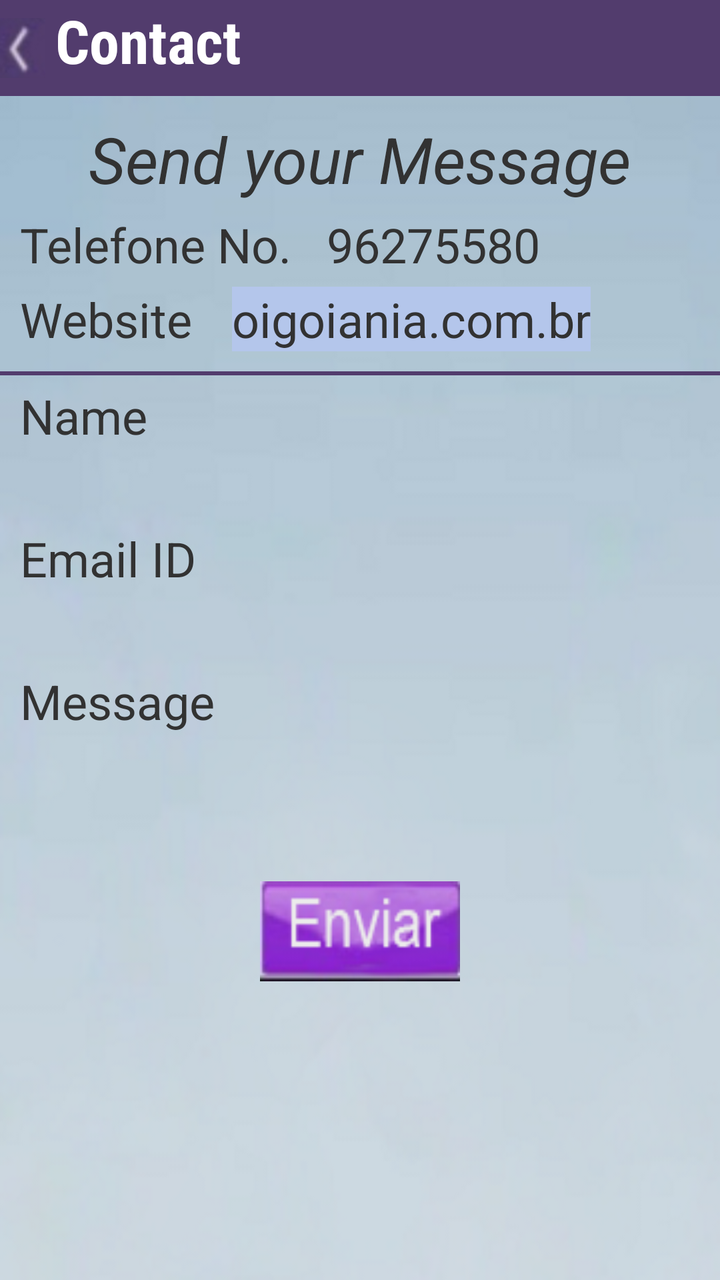
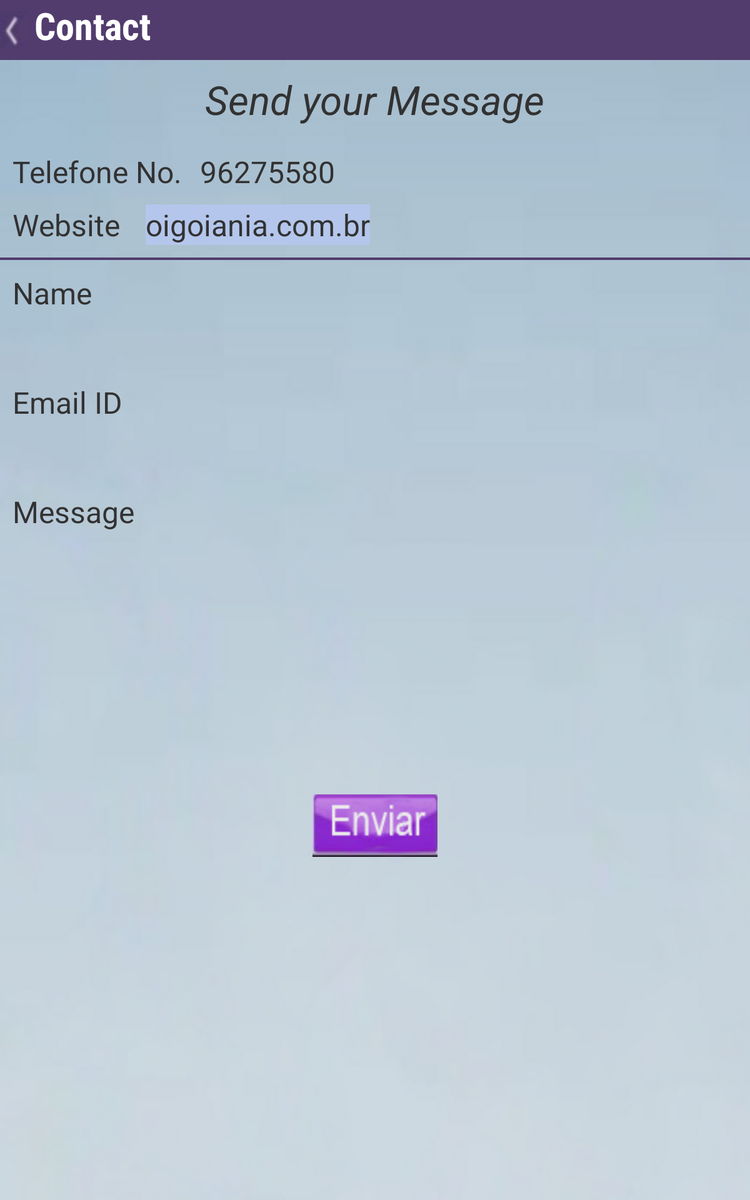

One screen, two layout resources from the same app: the default and the repository's alternative for another configuration. Each is rendered where Android would select it; the XML of both is given below.
<!-- AndroidManifest.xml: application theme AppTheme -->
<!-- res/layout/contactus_activity.xml -->
<?xml version="1.0" encoding="utf-8"?>

<LinearLayout xmlns:android="http://schemas.android.com/apk/res/android"
    android:layout_width="match_parent"
    android:layout_height="match_parent"
    android:orientation="vertical" >

    <RelativeLayout
        android:id="@+id/rl_heading"
        android:layout_width="fill_parent"
        android:layout_height="48dp"
        android:layout_marginTop="0dp"
        android:background="@color/heading_bg" >

        <ImageView
            android:id="@+id/imageView2"
            android:layout_width="wrap_content"
            android:layout_height="wrap_content"
            android:layout_alignParentLeft="true"
            android:layout_centerVertical="true"
            android:src="@drawable/back_arrow" />

        <TextView
            android:id="@+id/heading_txt"
            android:layout_width="wrap_content"
            android:layout_height="wrap_content"
            android:layout_marginLeft="5dp"
            android:layout_toRightOf="@+id/imageView2"
            android:fontFamily="sans-serif-condensed"
            android:text="@string/contact"
            android:textColor="@color/heading_Text"
            android:textSize="30sp"
            android:textStyle="bold" />
    </RelativeLayout>

    <RelativeLayout
        android:id="@+id/rl_content"
        android:layout_width="match_parent"
        android:layout_height="match_parent"
        android:background="@drawable/contactus_background" >

        <RelativeLayout
            android:id="@+id/rl_toplayout"
            android:layout_width="match_parent"
            android:layout_height="wrap_content"
            android:layout_alignParentTop="true" >

            <TextView
                android:id="@+id/sendmessage_txt"
                android:layout_width="wrap_content"
                android:layout_height="wrap_content"
                android:layout_alignParentTop="true"
                android:layout_centerHorizontal="true"
                android:layout_marginTop="10dp"
                android:text="@string/sendmessage"
                android:textSize="32sp"
                android:textStyle="italic" />

            <TextView
                android:id="@+id/phone_txtview"
                android:layout_width="wrap_content"
                android:layout_height="wrap_content"
                android:layout_alignParentLeft="true"
                android:layout_below="@+id/sendmessage_txt"
                android:layout_marginLeft="10dp"
                android:layout_marginTop="5dp"
                android:text="Telefone No.  	96275580"
                android:textSize="24sp" />

            <TextView
                android:id="@+id/website_text"
                android:layout_width="wrap_content"
                android:layout_height="wrap_content"
                android:layout_alignBottom="@+id/textView3"
                android:layout_below="@+id/phone_txtview"
                android:layout_marginLeft="10dp"
                android:layout_marginTop="5dp"
                android:text="Website"
                android:textSize="24sp" />

            <TextView
                android:id="@+id/weblink_txt"
                android:layout_width="wrap_content"
                android:layout_height="wrap_content"
                android:layout_below="@+id/phone_txtview"
                android:layout_marginLeft="20dp"
                android:layout_marginTop="5dp"
                android:layout_toRightOf="@+id/website_text"
                android:background="#B4C6EB"
                android:text="oigoiania.com.br"
                android:textSize="24sp" />

            <ImageView
                android:id="@+id/image_divider"
                android:layout_width="fill_parent"
                android:layout_height="2dp"
                android:layout_below="@+id/weblink_txt"
                android:layout_marginTop="10dp"
                android:background="@color/heading_bg" />
        </RelativeLayout>

        <RelativeLayout
            android:id="@+id/rel_innercontent"
            android:layout_width="match_parent"
            android:layout_height="wrap_content"
            android:layout_below="@+id/rl_toplayout" >

            <TextView
                android:id="@+id/name_txt"
                android:layout_width="wrap_content"
                android:layout_height="wrap_content"
                android:layout_marginLeft="10dp"
                android:layout_marginTop="4dp"
                android:text="@string/name"
                android:textSize="24sp" />

            <EditText
                android:id="@+id/name_editText"
                android:layout_width="fill_parent"
                android:layout_height="35dp"
                android:layout_below="@+id/name_txt"
                android:layout_marginLeft="30dp"
                android:layout_marginRight="30dp"
                android:layout_marginTop="2dp"
                android:background="@drawable/edittext_bg"
                android:ems="10"
                android:inputType="textEmailSubject"
                android:singleLine="true"
                android:maxLines="1"
                android:paddingLeft="5dp" >

                <requestFocus />
            </EditText>

            <TextView
                android:id="@+id/email_txtview"
                android:layout_width="wrap_content"
                android:layout_height="wrap_content"
                android:layout_below="@+id/name_editText"
                android:layout_marginLeft="10dp"
                android:layout_marginTop="2dp"
                android:text="Email ID"
                android:textSize="24sp" />

            <EditText
                android:id="@+id/email_editText"
                android:layout_width="fill_parent"
                android:layout_height="35dp"
                android:layout_below="@+id/email_txtview"
                android:layout_marginLeft="30dp"
                android:layout_marginRight="30dp"
                android:layout_marginTop="2dp"
                android:background="@drawable/edittext_bg"
                android:inputType="textEmailAddress"
                android:paddingLeft="5dp" />

            <TextView
                android:id="@+id/message_txt"
                android:layout_width="wrap_content"
                android:layout_height="wrap_content"
                android:layout_below="@+id/email_editText"
                android:layout_marginLeft="10dp"
                android:layout_marginTop="2dp"
                android:text="@string/message"
                android:textSize="24sp" />
        </RelativeLayout>

        <EditText
            android:id="@+id/message_editText"
            android:layout_width="fill_parent"
            android:layout_height="70dp"
            android:layout_alignParentLeft="true"
            android:layout_below="@+id/rel_innercontent"
            android:layout_marginLeft="30dp"
            android:layout_marginRight="30dp"
            android:layout_marginTop="2dp"
            android:background="@drawable/edittext_bg"
            android:gravity="top"
            android:inputType="textMultiLine"
            android:minHeight="55dp"
            android:singleLine="false" />

        <ImageView
            android:id="@+id/send_button"
            android:layout_width="100dp"
            android:layout_height="50dp"
            android:layout_below="@+id/message_editText"
            android:layout_centerHorizontal="true"
            android:layout_marginTop="2dp"
            android:background="@drawable/send_feedback_btn"
            android:contentDescription="@string/imgdescription" />
    </RelativeLayout>

</LinearLayout>
<!-- resources referenced by this layout -->
<resources>
  <color name="heading_Text">#FFFFFF</color>
  <color name="heading_bg">#523C6D</color>
  <!-- drawable back_arrow: png bitmap (drawable-hdpi, 2576 bytes) -->
  <!-- drawable contactus_background: png bitmap (drawable-hdpi, 40725 bytes) -->
  <!-- drawable send_feedback_btn: png bitmap (drawable-hdpi, 7141 bytes) -->
  <string name="contact">Contact</string>
  <string name="imgdescription">It is tem image description</string>
  <string name="message">Message</string>
  <string name="name">Name</string>
  <string name="sendmessage">Send your Message</string>
  <style name="AppTheme" parent="AppBaseTheme">
          
      </style>
  <style name="AppBaseTheme" parent="android:Theme.Light">
          
      </style>
</resources>
<!-- res/layout-large/contactus_activity.xml (the repository's variant of the layout above) -->
<!-- drawn on a 7-inch tablet held upright -->
<?xml version="1.0" encoding="utf-8"?>

<LinearLayout xmlns:android="http://schemas.android.com/apk/res/android"
    android:layout_width="match_parent"
    android:layout_height="match_parent"
    android:orientation="vertical" >

    <RelativeLayout
        android:id="@+id/rl_heading"
        android:layout_width="fill_parent"
        android:layout_height="48dp"
        android:layout_marginTop="0dp"
        android:background="@color/heading_bg" >

        <ImageView
            android:id="@+id/imageView2"
            android:layout_width="wrap_content"
            android:layout_height="wrap_content"
            android:layout_alignParentLeft="true"
            android:layout_centerVertical="true"
            android:src="@drawable/back_arrow" />

        <TextView
            android:id="@+id/heading_txt"
            android:layout_width="wrap_content"
            android:layout_height="wrap_content"
            android:layout_marginLeft="5dp"
            android:layout_toRightOf="@+id/imageView2"
            android:fontFamily="sans-serif-condensed"
            android:text="@string/contact"
            android:textColor="@color/heading_Text"
            android:textSize="30sp"
            android:textStyle="bold" />
    </RelativeLayout>

    <RelativeLayout
        android:id="@+id/rl_content"
        android:layout_width="match_parent"
        android:layout_height="match_parent"
        android:background="@drawable/contactus_background" >

        <RelativeLayout
            android:id="@+id/rl_toplayout"
            android:layout_width="match_parent"
            android:layout_height="wrap_content"
            android:layout_alignParentTop="true" >

            <TextView
                android:id="@+id/sendmessage_txt"
                android:layout_width="wrap_content"
                android:layout_height="wrap_content"
                android:layout_alignParentTop="true"
                android:layout_centerHorizontal="true"
                android:layout_marginTop="10dp"
                android:text="@string/sendmessage"
                android:textSize="32sp"
                android:textStyle="italic" />

            <TextView
                android:id="@+id/phone_txtview"
                android:layout_width="wrap_content"
                android:layout_height="wrap_content"
                android:layout_alignParentLeft="true"
                android:layout_below="@+id/sendmessage_txt"
                android:layout_marginLeft="10dp"
                android:layout_marginTop="20dp"
                android:text="Telefone No.  	96275580"
                android:textSize="24sp" />

            <TextView
                android:id="@+id/website_text"
                android:layout_width="wrap_content"
                android:layout_height="wrap_content"
                android:layout_alignBottom="@+id/textView3"
                android:layout_below="@+id/phone_txtview"
                android:layout_marginLeft="10dp"
                android:layout_marginTop="10dp"
                android:text="Website"
                android:textSize="24sp" />

            <TextView
                android:id="@+id/weblink_txt"
                android:layout_width="wrap_content"
                android:layout_height="wrap_content"
                android:layout_below="@+id/phone_txtview"
                android:layout_marginLeft="20dp"
                android:layout_marginTop="10dp"
                android:layout_toRightOf="@+id/website_text"
                android:background="#B4C6EB"
                android:text="oigoiania.com.br"
                android:textSize="24sp" />

            <ImageView
                android:id="@+id/image_divider"
                android:layout_width="fill_parent"
                android:layout_height="2dp"
                android:layout_below="@+id/weblink_txt"
                android:layout_marginTop="10dp"
                android:background="@color/heading_bg" />
        </RelativeLayout>

        <RelativeLayout
            android:id="@+id/rel_innercontent"
            android:layout_width="match_parent"
            android:layout_height="wrap_content"
            android:layout_below="@+id/rl_toplayout" >

            <TextView
                android:id="@+id/name_txt"
                android:layout_width="wrap_content"
                android:layout_height="wrap_content"
                android:layout_alignLeft="@+id/website_text"
                android:layout_below="@+id/image_divider"
                android:layout_marginLeft="10dp"
                android:layout_marginTop="10dp"
                android:text="@string/name"
                android:textSize="24sp" />

            <EditText
                android:id="@+id/name_editText"
                android:layout_width="fill_parent"
                android:layout_height="35dp"
                android:layout_below="@+id/name_txt"
                android:layout_marginLeft="30dp"
                android:layout_marginRight="30dp"
                android:layout_marginTop="10dp"
                android:background="@drawable/edittext_bg"
                android:ems="10"
                android:maxLines="1"
                android:paddingLeft="5dp"
                android:singleLine="true"
                android:inputType="textEmailSubject" >

                <requestFocus />
            </EditText>

            <TextView
                android:id="@+id/email_txtview"
                android:layout_width="wrap_content"
                android:layout_height="wrap_content"
                android:layout_alignLeft="@+id/website_text"
                android:layout_below="@+id/name_editText"
                android:layout_marginLeft="10dp"
                android:layout_marginTop="10dp"
                android:text="Email ID"
                android:textSize="24sp" />

            <EditText
                android:id="@+id/email_editText"
                android:layout_width="fill_parent"
                android:layout_height="35dp"
                android:layout_below="@+id/email_txtview"
                android:layout_marginLeft="30dp"
                android:layout_marginRight="30dp"
                android:layout_marginTop="10dp"
                android:background="@drawable/edittext_bg"
                android:ems="10"
                android:inputType="textEmailAddress"
                android:paddingLeft="5dp" />

            <TextView
                android:id="@+id/message_txt"
                android:layout_width="wrap_content"
                android:layout_height="wrap_content"
                android:layout_alignLeft="@+id/website_text"
                android:layout_below="@+id/email_editText"
                android:layout_marginLeft="10dp"
                android:layout_marginTop="10dp"
                android:text="@string/message"
                android:textSize="24sp" />
        </RelativeLayout>

        <EditText
            android:id="@+id/message_editText"
            android:layout_width="fill_parent"
            android:layout_height="200dp"
            android:layout_alignParentLeft="true"
            android:layout_below="@+id/rel_innercontent"
            android:layout_marginLeft="30dp"
            android:layout_marginRight="30dp"
            android:layout_marginTop="5dp"
            android:background="@drawable/edittext_bg"
            android:gravity="top"
            android:inputType="textMultiLine"
            android:minHeight="55dp"
            android:singleLine="false" />

        <ImageView
            android:id="@+id/send_button"
            android:layout_width="100dp"
            android:layout_height="50dp"
            android:layout_below="@+id/message_editText"
            android:layout_centerHorizontal="true"
            android:layout_marginTop="5dp"
            android:background="@drawable/send_feedback_btn" />
    </RelativeLayout>

</LinearLayout>
<!-- resources referenced by the variant -->
<!-- as a 7-inch tablet held upright resolves them -->
<resources>
  <color name="heading_Text">#FFFFFF</color>
  <color name="heading_bg">#523C6D</color>
  <!-- drawable back_arrow: png bitmap (drawable-hdpi, 2576 bytes) -->
  <!-- drawable contactus_background: png bitmap (drawable-hdpi, 40725 bytes) -->
  <!-- drawable send_feedback_btn: png bitmap (drawable-hdpi, 7141 bytes) -->
  <string name="contact">Contact</string>
  <string name="message">Message</string>
  <string name="name">Name</string>
  <string name="sendmessage">Send your Message</string>
  <style name="AppTheme" parent="AppBaseTheme">
          
      </style>
  <style name="AppBaseTheme" parent="android:Theme.Light">
          
      </style>
</resources>
